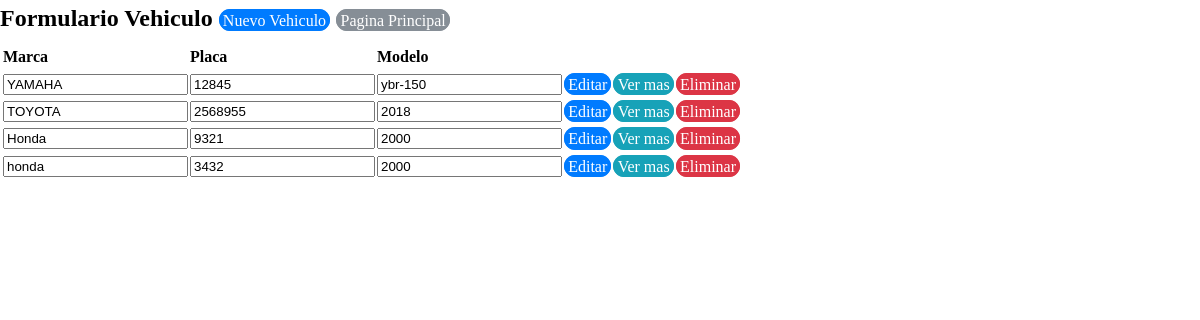
/view/registrovehiculo/RegistroVehiculo.php, run on an earlier commit of the app's database.
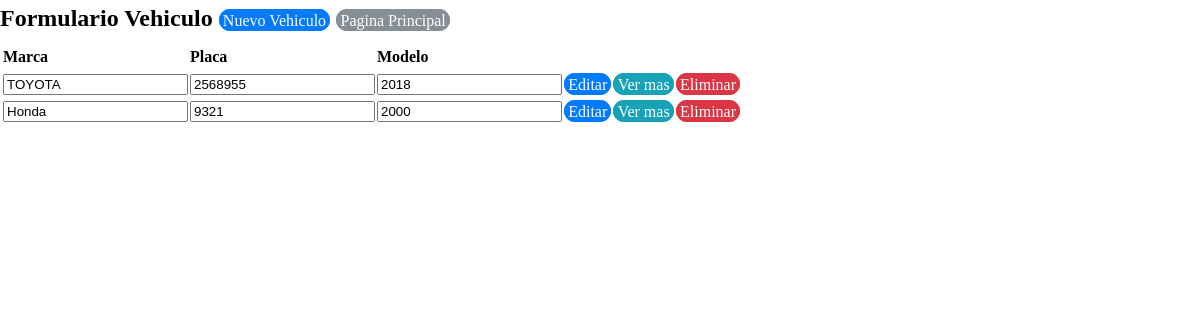
And on a later commit of the database.
### tables this page shows
CREATE TABLE `tbvehiculos` (
  `vehiculoid` int(11) NOT NULL,
  `vehiculomarca` varchar(50) NOT NULL,
  `vehiculoplaca` varchar(50) NOT NULL,
  `vehiculomodelo` varchar(50) NOT NULL,
  `vehiculoestado` varchar(50) NOT NULL
);

### business/vehiculobusiness/vehiculoBusiness.php (called while the page is built, shortened)
<?php
class vehiculoBusiness {
    private $DataVehiculo;
    public function vehiculoBusiness() {
        require_once '../../data/datavehiculo/DataVehiculo.php';
        $this->DataVehiculo = new DataVehiculo();
    }
    public function mostrarVehiculo() {
        return $this->DataVehiculo->mostrarVehiculo();
    }
}
?>

### data/datavehiculo/DataVehiculo.php (called while the page is built, shortened)
<?php
class DataVehiculo {
    private $conexion;
    function DataVehiculo() {
        include_once '../../data/dbconexion/Conexion.php';
        $this->conexion = new Conexion();
    }
    function mostrarVehiculo() {
        if ($this->conexion->crearConexion()->set_charset('utf8')) {
            $array = array();
            $mostrarproductos = $this->conexion->crearConexion()->query("SELECT `vehiculoid`, `vehiculomodelo`, `vehiculoplaca`, `vehiculomarca` FROM `tbvehiculos` WHERE vehiculoestado=1;");
            $this->conexion->cerrarConexion();
            while ($resultado = $mostrarproductos->fetch_assoc()) {
                array_push($array, $resultado);
            }
            return $array;
        }
    }
}
?>

### data/dbconexion/Conexion.php (called while the page is built, shortened)
<?php
class Conexion {
    private $server;
    private $user;
    private $password;
    private $dbname;
    function Conexion(){
        $this->server = "localhost";
        $this->user = "root";
        $this->password = "";
        $this->dbname = "bdexpressdjb";
    }
    function crearConexion(){
        $this->conexion  = mysqli_connect($this->server,$this->user,$this->password,$this->dbname);
        return $this->conexion;
    }
}

### view/registrovehiculo/RegistroVehiculo.php (the view, shortened to what this page needs)
<!DOCTYPE html>
<head>
    <link rel="stylesheet" href="../../css/estilo.css">
    <?php
    include '../../business/vehiculobusiness/vehiculoBusiness.php';
    ?>
</head>
<body>
    <?php
    $vehiculoBusiness = new vehiculoBusiness();
    $allBusiness = $vehiculoBusiness->mostrarVehiculo();
    ?>
    <h2>
        Formulario Vehiculo
        <a href="?action=registrar" class="btn btn-primary" >Nuevo Vehiculo</a>
        <a href="../ventanaprincipalview/VentanaPrincipalView.php" class="btn btn-secondary">Pagina Principal</a>
    </h2>
    <form  action="RegistroVehiculo.php" method="Post" >
        <table>
            <thead>
                <tr>
                    <th></th>
                    <th>Marca</th>
                    <th>Placa</th>
                    <th>Modelo</th>
                </tr>
            </thead>
            <?php foreach ($allBusiness as $current): ?>
                <tr>
                    <td><input type="hidden" name="vehiculoid"  class="vehiculoid" value="<?php echo $current['vehiculoid']; ?>" readonly  /> </td>
                    <td><input type="text" name="vehiculomarca"  class="vehiculomarca" value="<?php echo $current['vehiculomarca']; ?>" readonly /> </td>
                    <td><input type="text" name="vehiculoplaca"  class="vehiculoplaca" value="<?php echo $current['vehiculoplaca']; ?>" readonly /> </td>
                    <td><input type="text" name="vehiculomodelo"  class="vehiculomodelo" value="<?php echo $current['vehiculomodelo']; ?>" readonly /> </td>
                    <td><a href="?action=editar&id=<?php echo $current['vehiculoid']; ?> " class="btn btn-primary">Editar</a></td>
                    <td><a href="?action=ver&id=<?php echo $current['vehiculoid']; ?> " class="btn btn-info">Ver mas</a></td>
                    <td><a href="?action=eliminar&id=<?php echo $current['vehiculoid']; ?> " class="btn btn-danger">Eliminar</a></td>
                </tr>
            <?php endforeach ?>
        </table>
    </form>
</body>
</html>

What changed in the data, as far as the page shows it:
no longer on this page (row edited): tbvehiculos: vehiculomarca "YAMAHA", vehiculoplaca "12845", vehiculomodelo "ybr-150"
no longer on this page (row edited): tbvehiculos: vehiculomarca "honda", vehiculoplaca "3432", vehiculomodelo "2000"
